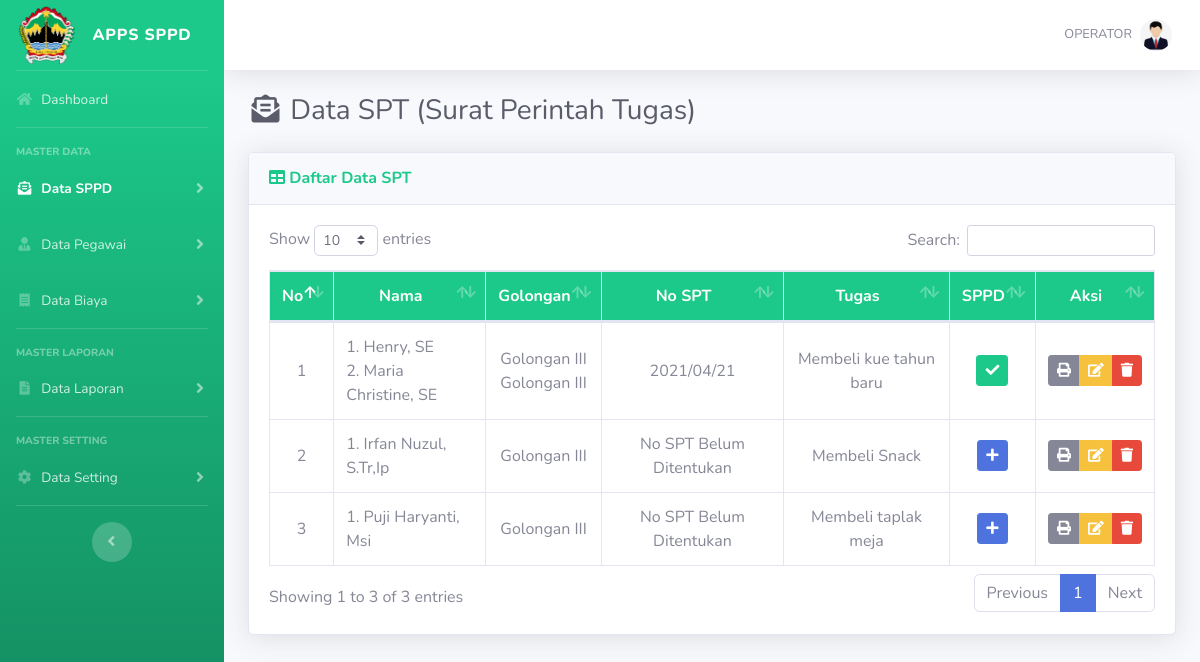
The page /media.php?module=spt (signed in) on the database its author committed.
### tables this page shows
CREATE TABLE IF NOT EXISTS `spt` (
`id_spt` int(6) NOT NULL,
  `no_spt` varchar(100) NOT NULL,
  `id_nppt` varchar(100) NOT NULL,
  `id_pegawai` varchar(100) NOT NULL,
  `tugas` text NOT NULL,
  `tgl_spt` varchar(50) NOT NULL,
  `dasar_hukum` text NOT NULL
);

CREATE TABLE IF NOT EXISTS `pegawai` (
`id_pegawai` int(5) NOT NULL,
  `nip` varchar(90) NOT NULL,
  `nama` varchar(100) NOT NULL,
  `pangkat` varchar(200) NOT NULL,
  `id_golongan` varchar(100) NOT NULL,
  `jabatan` varchar(100) NOT NULL,
  `unitkerja` varchar(100) NOT NULL,
  `username` varchar(100) NOT NULL,
  `password` varchar(100) NOT NULL
);

CREATE TABLE IF NOT EXISTS `golongan` (
`id_golongan` int(10) NOT NULL,
  `golongan` varchar(200) NOT NULL
);

### modul/mod_spt/spt.php (the view, shortened to what this page needs)
<?php
$aksi="modul/mod_spt/aksi_spt.php";
$print ="modul/mod_spt/cetak.php";
switch($_GET['act']){
default:
if ($_SESSION['level']=="operator") {
$tampil = mysqli_query($connect,"SELECT * FROM spt");
?>
<div class="d-sm-flex align-items-center justify-content-between mb-4">
    <h1 class="h3 mb-0 text-gray-800"><i class="fas fa-fw fa-envelope-open-text"></i> Data SPT (Surat Perintah Tugas)</h1>
</div>
<div class="card shadow mb-4">
    <div class="card-header py-3">
        <h6 class="m-0 font-weight-bold text-success"><i class="fa fa-table"></i> Daftar Data SPT</h6>
    </div>
    <div class="card-body">
        <div class="table-responsive">
			<table class="table table-bordered" id="dataTable" width="100%" cellspacing="0">
				<thead class="bg-success text-white">
					<tr align="center">
						<th width="5%">No</th>
						<th>Nama</th>
						<th>Golongan</th>
						<th>No SPT</th>
						<th>Tugas</th>
						<th>SPPD</th>
						<th>Aksi</th>
					</tr>
				</thead>
				<tbody>
				<?php
					$no=1;
					while ($r=mysqli_fetch_array($tampil)){
					$value =explode('-',$r['id_pegawai']);
				?>
					<tr align="center">
						<td class="align-middle"><?php echo $no; ?></td>
						<td class="align-middle" align="left">
						<?php
						$nomer= 0;
						for($i=0;$i<count($value);$i++) {
						$data=$value[$i];
						$nomer++;
						   $sql=mysqli_query($connect,"SELECT * FROM pegawai WHERE id_pegawai='$data'");
						   $t=mysqli_fetch_array($sql);
						   echo "$nomer. $t[nama]";
						   echo "<br/>";
						}
						?>
						</td>
						<td class="align-middle">
						<?php
						$value =explode('-',$r['id_pegawai']);
						for($i=0;$i<count($value);$i++) {
						$data=$value[$i];
						   $sql=mysqli_query($connect,"SELECT * FROM pegawai,golongan WHERE pegawai.id_golongan=golongan.id_golongan AND id_pegawai='$data'");
						   $t=mysqli_fetch_array($sql);
						   echo "$t[golongan] ";
						   echo "<br/>";
						}
						?>
						</td>
						<td class="align-middle"><?php echo $r['no_spt'] ?></td>
						<td class="align-middle"><?php echo $r['tugas'] ?></td>
						<td class="align-middle">
							<?php
							$cek=mysqli_fetch_array(mysqli_query($connect,"SELECT * FROM sppd WHERE id_nppt='$r[id_nppt]'"));
							if ($cek > 0) {
							?>
							<a data-toggle="tooltip" data-placement="bottom" title="SPPD Sudah Dibuat" href="#" class="btn btn-success btn-sm"><i class="fa fa-check"></i></a>
							<?php
							}
							elseif ($r['no_spt'] != "") {
							?>
							<a data-toggle="tooltip" data-placement="bottom" title="Buat SPPD" href="?module=sppd&act=tambahsppd&id=<?=$r[id_spt]?>" class="btn btn-primary btn-sm"><i class="fa fa-plus"></i></a>
							<?php
							}elseif ($r['no_spt']== ""){
							echo "No SPT Kosong";
							}
							?>
						</td>
						<td class="align-middle">
							<div class="btn-group" role="group">
								<a data-toggle="tooltip" data-placement="bottom" title="Cetak Data" target="_blank" href="<?=$print?>?module=spt&act=print&id=<?php echo $r['id_spt']?>" class="btn btn-secondary btn-sm"><i class="fa fa-print"></i></a>
								<a data-toggle="tooltip" data-placement="bottom" title="Edit Data" href="?module=spt&act=editspt&id=<?php echo $r['id_spt'] ?>" class="btn btn-warning btn-sm"><i class="fa fa-edit"></i></a>
								<a data-toggle="tooltip" data-placement="bottom" title="Hapus Data" href="<?=$aksi?>?module=spt&act=hapus&id=<?php echo $r['id_spt'] ?>" onclick="return confirm ('Apakah anda yakin untuk meghapus data ini')" class="btn btn-danger btn-sm"><i class="fa fa-trash"></i></a>
							</div>
						</td>
					</tr>
				<?php
				$no++;
				}
				?>
				</tbody>
			</table>
		</div>
	</div>
</div>
<?php
}
break;
?>
<?php
}
?>

### rows shown on the page
spt: no_spt "2021/04/21", tugas "Membeli kue tahun baru"
pegawai: nama "Henry, SE", id_golongan.golongan "Golongan III"
pegawai: nama "Maria Christine, SE", id_golongan.golongan "Golongan III"
spt: no_spt "No SPT Belum Ditentukan", tugas "Membeli Snack"
pegawai: nama "Irfan Nuzul, S.Tr,Ip", id_golongan.golongan "Golongan III"
spt: no_spt "No SPT Belum Ditentukan", tugas "Membeli taplak meja"
pegawai: nama "Puji Haryanti, Msi", id_golongan.golongan "Golongan III"

### other values the page prints
$_SESSION['namauser'] "OPERATOR"
